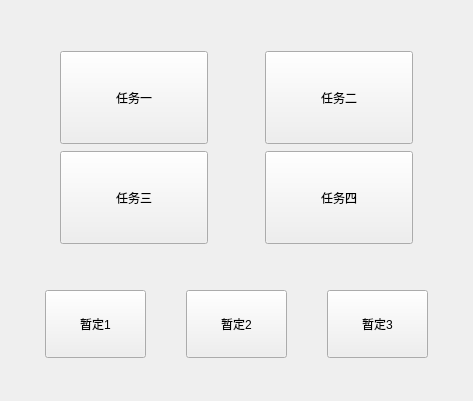
<?xml version="1.0" encoding="UTF-8"?>
<ui version="4.0">
 <class>Form</class>
 <widget class="QWidget" name="Form">
  <property name="geometry">
   <rect>
    <x>0</x>
    <y>0</y>
    <width>473</width>
    <height>401</height>
   </rect>
  </property>
  <property name="windowTitle">
   <string>欢迎使用检测系统</string>
  </property>
  <widget class="QWidget" name="">
   <property name="geometry">
    <rect>
     <x>11</x>
     <y>11</y>
     <width>451</width>
     <height>381</height>
    </rect>
   </property>
   <layout class="QVBoxLayout" name="verticalLayout_2" stretch="8,2,1">
    <item>
     <layout class="QVBoxLayout" name="verticalLayout" stretch="0,1,1,0">
      <property name="spacing">
       <number>7</number>
      </property>
      <item>
       <spacer name="verticalSpacer">
        <property name="orientation">
         <enum>Qt::Vertical</enum>
        </property>
        <property name="sizeHint" stdset="0">
         <size>
          <width>20</width>
          <height>40</height>
         </size>
        </property>
       </spacer>
      </item>
      <item>
       <layout class="QHBoxLayout" name="horizontalLayout" stretch="1,3,1,3,1">
        <item>
         <spacer name="horizontalSpacer">
          <property name="orientation">
           <enum>Qt::Horizontal</enum>
          </property>
          <property name="sizeHint" stdset="0">
           <size>
            <width>40</width>
            <height>20</height>
           </size>
          </property>
         </spacer>
        </item>
        <item>
         <widget class="QPushButton" name="detect_task_one_btn">
          <property name="sizePolicy">
           <sizepolicy hsizetype="Preferred" vsizetype="Preferred">
            <horstretch>0</horstretch>
            <verstretch>0</verstretch>
           </sizepolicy>
          </property>
          <property name="minimumSize">
           <size>
            <width>0</width>
            <height>0</height>
           </size>
          </property>
          <property name="text">
           <string>任务一</string>
          </property>
         </widget>
        </item>
        <item>
         <spacer name="horizontalSpacer_3">
          <property name="orientation">
           <enum>Qt::Horizontal</enum>
          </property>
          <property name="sizeHint" stdset="0">
           <size>
            <width>40</width>
            <height>20</height>
           </size>
          </property>
         </spacer>
        </item>
        <item>
         <widget class="QPushButton" name="detect_task_two_btn">
          <property name="sizePolicy">
           <sizepolicy hsizetype="Preferred" vsizetype="Preferred">
            <horstretch>0</horstretch>
            <verstretch>0</verstretch>
           </sizepolicy>
          </property>
          <property name="minimumSize">
           <size>
            <width>0</width>
            <height>0</height>
           </size>
          </property>
          <property name="text">
           <string>任务二</string>
          </property>
         </widget>
        </item>
        <item>
         <spacer name="horizontalSpacer_2">
          <property name="orientation">
           <enum>Qt::Horizontal</enum>
          </property>
          <property name="sizeHint" stdset="0">
           <size>
            <width>40</width>
            <height>20</height>
           </size>
          </property>
         </spacer>
        </item>
       </layout>
      </item>
      <item>
       <layout class="QHBoxLayout" name="horizontalLayout_2" stretch="1,3,1,3,1">
        <item>
         <spacer name="horizontalSpacer_4">
          <property name="orientation">
           <enum>Qt::Horizontal</enum>
          </property>
          <property name="sizeHint" stdset="0">
           <size>
            <width>40</width>
            <height>20</height>
           </size>
          </property>
         </spacer>
        </item>
        <item>
         <widget class="QPushButton" name="detect_task_three_btn">
          <property name="sizePolicy">
           <sizepolicy hsizetype="Preferred" vsizetype="Preferred">
            <horstretch>0</horstretch>
            <verstretch>0</verstretch>
           </sizepolicy>
          </property>
          <property name="minimumSize">
           <size>
            <width>0</width>
            <height>0</height>
           </size>
          </property>
          <property name="text">
           <string>任务三</string>
          </property>
         </widget>
        </item>
        <item>
         <spacer name="horizontalSpacer_5">
          <property name="orientation">
           <enum>Qt::Horizontal</enum>
          </property>
          <property name="sizeHint" stdset="0">
           <size>
            <width>40</width>
            <height>20</height>
           </size>
          </property>
         </spacer>
        </item>
        <item>
         <widget class="QPushButton" name="detect_task_four_btn">
          <property name="sizePolicy">
           <sizepolicy hsizetype="Preferred" vsizetype="Preferred">
            <horstretch>0</horstretch>
            <verstretch>0</verstretch>
           </sizepolicy>
          </property>
          <property name="minimumSize">
           <size>
            <width>0</width>
            <height>0</height>
           </size>
          </property>
          <property name="text">
           <string>任务四</string>
          </property>
         </widget>
        </item>
        <item>
         <spacer name="horizontalSpacer_6">
          <property name="orientation">
           <enum>Qt::Horizontal</enum>
          </property>
          <property name="sizeHint" stdset="0">
           <size>
            <width>40</width>
            <height>20</height>
           </size>
          </property>
         </spacer>
        </item>
       </layout>
      </item>
      <item>
       <spacer name="verticalSpacer_2">
        <property name="orientation">
         <enum>Qt::Vertical</enum>
        </property>
        <property name="sizeHint" stdset="0">
         <size>
          <width>20</width>
          <height>40</height>
         </size>
        </property>
       </spacer>
      </item>
     </layout>
    </item>
    <item>
     <layout class="QHBoxLayout" name="horizontalLayout_3" stretch="1,3,1,3,1,3,1">
      <item>
       <spacer name="horizontalSpacer_7">
        <property name="orientation">
         <enum>Qt::Horizontal</enum>
        </property>
        <property name="sizeHint" stdset="0">
         <size>
          <width>40</width>
          <height>20</height>
         </size>
        </property>
       </spacer>
      </item>
      <item>
       <widget class="QPushButton" name="pushButton">
        <property name="sizePolicy">
         <sizepolicy hsizetype="Minimum" vsizetype="Minimum">
          <horstretch>0</horstretch>
          <verstretch>0</verstretch>
         </sizepolicy>
        </property>
        <property name="text">
         <string>暂定1</string>
        </property>
       </widget>
      </item>
      <item>
       <spacer name="horizontalSpacer_8">
        <property name="orientation">
         <enum>Qt::Horizontal</enum>
        </property>
        <property name="sizeHint" stdset="0">
         <size>
          <width>40</width>
          <height>20</height>
         </size>
        </property>
       </spacer>
      </item>
      <item>
       <widget class="QPushButton" name="pushButton_2">
        <property name="sizePolicy">
         <sizepolicy hsizetype="Minimum" vsizetype="Minimum">
          <horstretch>0</horstretch>
          <verstretch>0</verstretch>
         </sizepolicy>
        </property>
        <property name="text">
         <string>暂定2</string>
        </property>
       </widget>
      </item>
      <item>
       <spacer name="horizontalSpacer_9">
        <property name="orientation">
         <enum>Qt::Horizontal</enum>
        </property>
        <property name="sizeHint" stdset="0">
         <size>
          <width>40</width>
          <height>20</height>
         </size>
        </property>
       </spacer>
      </item>
      <item>
       <widget class="QPushButton" name="pushButton_3">
        <property name="sizePolicy">
         <sizepolicy hsizetype="Minimum" vsizetype="Minimum">
          <horstretch>0</horstretch>
          <verstretch>0</verstretch>
         </sizepolicy>
        </property>
        <property name="text">
         <string>暂定3</string>
        </property>
       </widget>
      </item>
      <item>
       <spacer name="horizontalSpacer_10">
        <property name="orientation">
         <enum>Qt::Horizontal</enum>
        </property>
        <property name="sizeHint" stdset="0">
         <size>
          <width>40</width>
          <height>20</height>
         </size>
        </property>
       </spacer>
      </item>
     </layout>
    </item>
    <item>
     <spacer name="verticalSpacer_3">
      <property name="orientation">
       <enum>Qt::Vertical</enum>
      </property>
      <property name="sizeHint" stdset="0">
       <size>
        <width>20</width>
        <height>40</height>
       </size>
      </property>
     </spacer>
    </item>
   </layout>
  </widget>
 </widget>
 <resources/>
 <connections/>
</ui>
